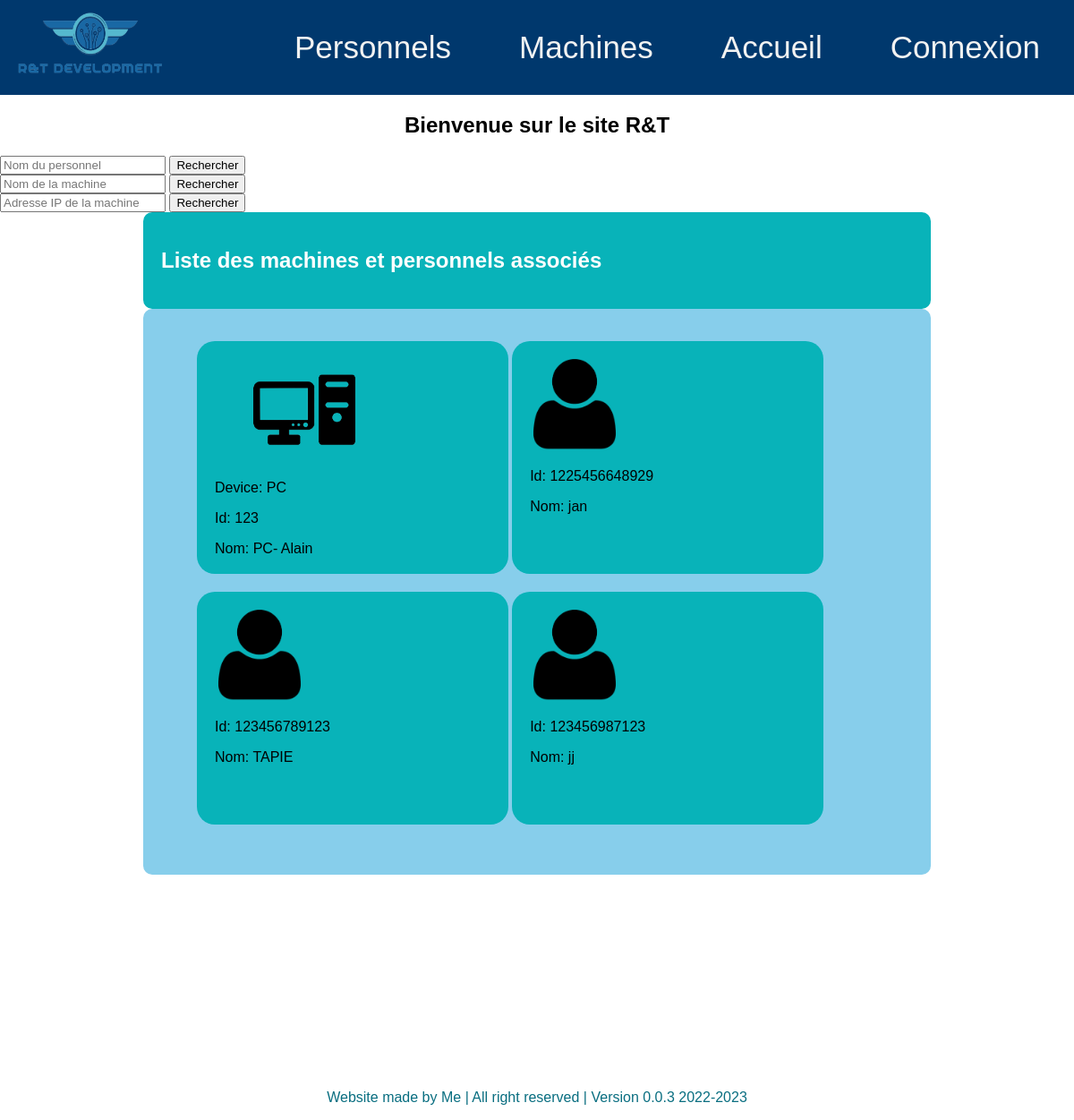
Before: /computerApp/ with the older database file.
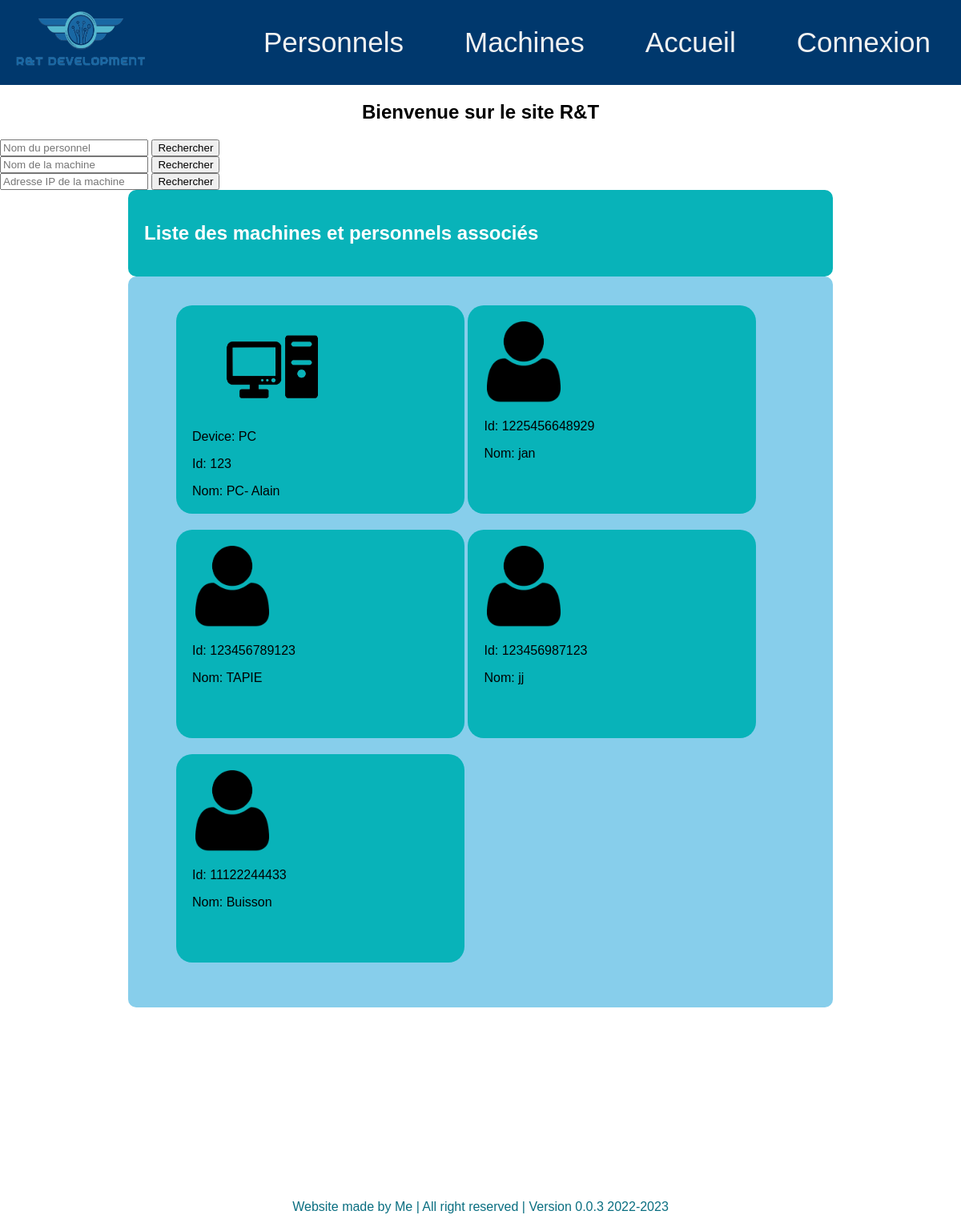
After: the same page with the newer database file.
### computerApp/models.py (models this page shows, shortened)
class Machine(models.Model):
    id = models.AutoField(
        primary_key=True,
        editable=False)
    TYPE = (
        ('PC', ('PC - Run windows')),
        ('Mac', ('MAc - Run MacOS')),
        ('Serveur', ('Serveur - Simple Server to deploy virtual machines')),
        ('Switch', ('Switch − To maintains and connect servers' )),
        ('Rooter', ('Rooter - To maintains and connect LANs')),
    )
    reseau = (
        ('Filiale', ('Filiale - 192.168.0.0')),
        ('QG', ('QG - 10.10.10.0')),
        ('Serveurs', ('Serveurs - 172.22.16.0')),
        ('WifiOuvert', ('WifiOuvert − 122.0.0.0' )),
        ('BackUp', ('BackUp - 156.123.0.0')),
    )
    type_machine = models.CharField(max_length=200, default ='')
    reseau = models.CharField(max_length=200, default ='')
    name = models.CharField(max_length=6, default ='')
    ip = models.GenericIPAddressField(null=True)
    maintenanceDate = models.DateField(default = datetime.now())

class Personnel(models.Model):
    id = models.PositiveIntegerField(primary_key=True,editable=True, validators=[MaxValueValidator(9999999999999)])
    nom= models.CharField(max_length= 200)
    prenom= models.CharField(max_length= 200)
    machine = models.ForeignKey(Machine, on_delete=models.SET_NULL, null=True)

### computerApp/views.py (the view)
# urls.py: path('', views.index, name='index'),
def index(request):
    machines = Machine.objects.all()
    personnels = Personnel.objects.all()
    context = {'machines': machines, 'personnels': personnels}
    return render(request, 'index.html', context)

### computerApp/forms.py
class SearchForm (forms.Form):
    personnel_name = forms.CharField(label='Nom du personnel', required=False)
    machine_name = forms.CharField(label='Nom de la machine', required=False)
    machine_ip = forms.GenericIPAddressField(label='Adresse IP de la machine', required=False)

### computerApp/views.py (called while the page is built)
def global_context(request):
    from .forms import SearchForm
    form = SearchForm()  # Crée une instance du formulaire de recherche
    return {'search_form': form}  # Retourne le formulaire dans le contexte sous la clé 'search_form'

### computerApp/templates/index.html (shortened to what this page needs)
<!DOCTYPE html>
<html lang='fr'>
    <head>
        {% load static %}
        <link rel="stylesheet" href=" {% static 'css/test.css' %} ">
    </head>
    <body>
    {% block menu %}
        <div class="topnav">
            <div class="link">
                <a href="http://127.0.0.1:8000/admin/login/?next=/admin/">Connexion</a>
                <a href="{% url 'index' %}">Accueil</a>
                <a href="{% url 'machines' %}">Machines</a>
                <a href="{% url 'personnels' %}">Personnels</a>
            </div>
            <div class="logo">
                <img src="{% static 'computerApp/image/logo.png' %} ">
            </div>
        </div>
        <div style="text-align: center">
            <h2>Bienvenue sur le site R&T</h2>
        </div>
    {% endblock %}
    {% block content %}
<form method="GET" action="{% url 'index' %}">
    <input type="text" name="personnel_name" placeholder="Nom du personnel">
    <button type="submit">Rechercher</button>
</form>
<form method="GET" action="{% url 'index' %}">
    <input type="text" name="machine_name" placeholder="Nom de la machine">
    <button type="submit">Rechercher</button>
</form>
<form method="GET" action="{% url 'index' %}">
    <input type="text" name="machine_ip" placeholder="Adresse IP de la machine">
    <button type="submit">Rechercher</button>
</form>
{% if search_results_personnel %}
    <h2>Résultats de recherche (Personnels)</h2>
    <ul>
        {% for personnel in search_results_personnel %}
            <li>{{ personnel.nom }}</li>
        {% endfor %}
    </ul>
{% else %}
<div class="titre_fenetre">
    <h2>Liste des machines et personnels associés</h2>
</div>
    <div class="fenetre_liste">
        <ul>
            {% for machine in machines %}
                <li class="item">
                    <img src="{% static 'computerApp/image/ordinateur.png' %} " class="image-machine">
                    <p>Device: {{ machine.type_machine }}</p>
                    <p>Id: {{ machine.id }}</p>
                    <a>Nom: {{ machine.name }}</a>
                </li>
            {% endfor %}
            {% for personnel in personnels %}
                <li class="item">
                    <img src="{% static 'computerApp/image/personnel.png' %} " class="image-personnel">
                    <p>Id: {{ personnel.id }}</p>
                    <a>Nom: {{ personnel.nom }}</a>
                </li>
            {% endfor %}
        </ul>
    </div>
{% endif %}
    {% endblock %}
    <footer>
        <p>Website made by Me | All right reserved | Version 0.0.3 2022-2023</p>
    </footer>
    </body>
</html>

Changed rows visible on the page:
added Personnel: id "11122244433", nom "Buisson"
